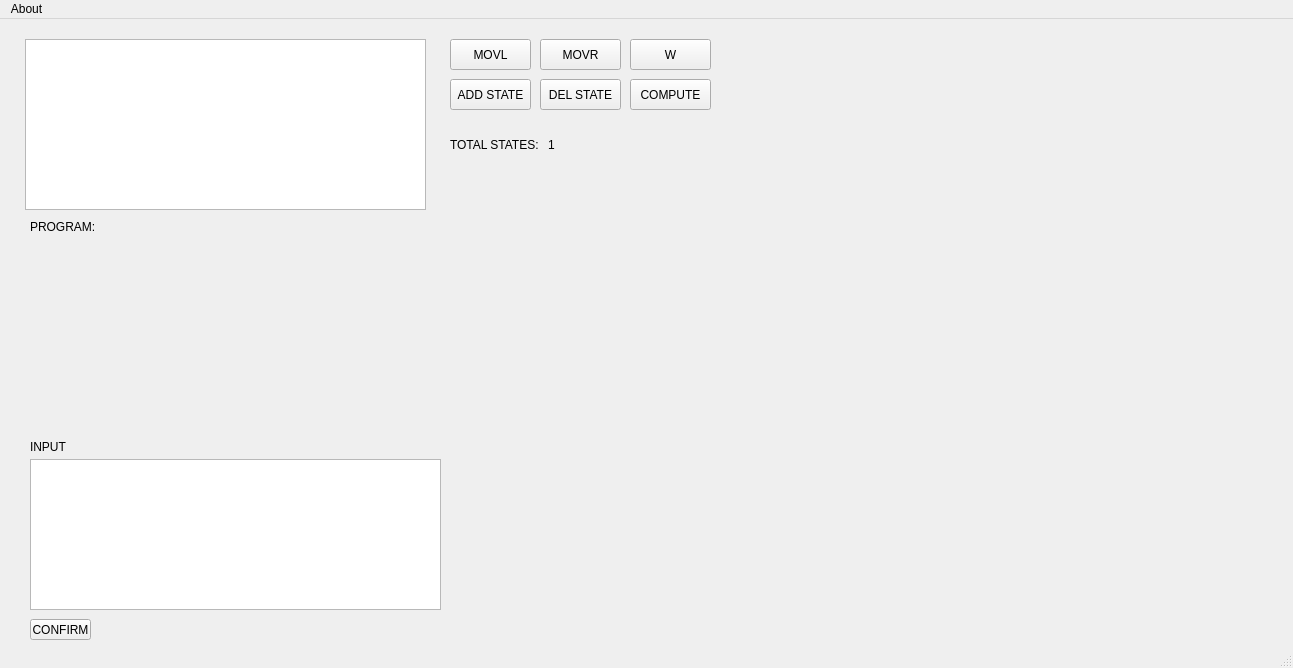
<?xml version="1.0" encoding="UTF-8"?>
<ui version="4.0">
 <class>MainWindow</class>
 <widget class="QMainWindow" name="MainWindow">
  <property name="geometry">
   <rect>
    <x>0</x>
    <y>0</y>
    <width>1293</width>
    <height>668</height>
   </rect>
  </property>
  <property name="windowTitle">
   <string>MainWindow</string>
  </property>
  <widget class="QWidget" name="centralwidget">
   <widget class="QPushButton" name="dotButton">
    <property name="geometry">
     <rect>
      <x>630</x>
      <y>20</y>
      <width>81</width>
      <height>31</height>
     </rect>
    </property>
    <property name="text">
     <string>W</string>
    </property>
   </widget>
   <widget class="QPushButton" name="movlButton">
    <property name="geometry">
     <rect>
      <x>450</x>
      <y>20</y>
      <width>81</width>
      <height>31</height>
     </rect>
    </property>
    <property name="text">
     <string>MOVL</string>
    </property>
   </widget>
   <widget class="QPushButton" name="movrButton">
    <property name="geometry">
     <rect>
      <x>540</x>
      <y>20</y>
      <width>81</width>
      <height>31</height>
     </rect>
    </property>
    <property name="text">
     <string>MOVR</string>
    </property>
   </widget>
   <widget class="QTextBrowser" name="screen">
    <property name="geometry">
     <rect>
      <x>25</x>
      <y>20</y>
      <width>401</width>
      <height>171</height>
     </rect>
    </property>
   </widget>
   <widget class="QLabel" name="label_2">
    <property name="geometry">
     <rect>
      <x>30</x>
      <y>200</y>
      <width>71</width>
      <height>16</height>
     </rect>
    </property>
    <property name="text">
     <string>PROGRAM:</string>
    </property>
   </widget>
   <widget class="QPushButton" name="computeButton">
    <property name="geometry">
     <rect>
      <x>630</x>
      <y>60</y>
      <width>81</width>
      <height>31</height>
     </rect>
    </property>
    <property name="text">
     <string>COMPUTE</string>
    </property>
   </widget>
   <widget class="QPushButton" name="addStateButton">
    <property name="geometry">
     <rect>
      <x>450</x>
      <y>60</y>
      <width>81</width>
      <height>31</height>
     </rect>
    </property>
    <property name="text">
     <string>ADD STATE</string>
    </property>
   </widget>
   <widget class="QPushButton" name="delStateButton">
    <property name="geometry">
     <rect>
      <x>540</x>
      <y>60</y>
      <width>81</width>
      <height>31</height>
     </rect>
    </property>
    <property name="text">
     <string>DEL STATE</string>
    </property>
   </widget>
   <widget class="QWidget" name="horizontalLayoutWidget">
    <property name="geometry">
     <rect>
      <x>450</x>
      <y>110</y>
      <width>131</width>
      <height>31</height>
     </rect>
    </property>
    <layout class="QHBoxLayout" name="stateNum">
     <item>
      <widget class="QLabel" name="label">
       <property name="text">
        <string>TOTAL STATES: </string>
       </property>
      </widget>
     </item>
     <item>
      <widget class="QLabel" name="nState">
       <property name="text">
        <string>1</string>
       </property>
      </widget>
     </item>
    </layout>
   </widget>
   <widget class="QTextEdit" name="inputBox">
    <property name="geometry">
     <rect>
      <x>30</x>
      <y>440</y>
      <width>411</width>
      <height>151</height>
     </rect>
    </property>
   </widget>
   <widget class="QLabel" name="label_3">
    <property name="geometry">
     <rect>
      <x>30</x>
      <y>420</y>
      <width>51</width>
      <height>16</height>
     </rect>
    </property>
    <property name="text">
     <string>INPUT</string>
    </property>
   </widget>
   <widget class="QPushButton" name="confirmButton">
    <property name="geometry">
     <rect>
      <x>30</x>
      <y>600</y>
      <width>61</width>
      <height>21</height>
     </rect>
    </property>
    <property name="text">
     <string>CONFIRM</string>
    </property>
   </widget>
  </widget>
  <widget class="QMenuBar" name="menubar">
   <property name="geometry">
    <rect>
     <x>0</x>
     <y>0</y>
     <width>1293</width>
     <height>17</height>
    </rect>
   </property>
   <widget class="QMenu" name="menuAbout">
    <property name="title">
     <string>About</string>
    </property>
   </widget>
   <addaction name="menuAbout"/>
  </widget>
  <widget class="QStatusBar" name="statusbar"/>
 </widget>
 <resources/>
 <connections/>
</ui>
